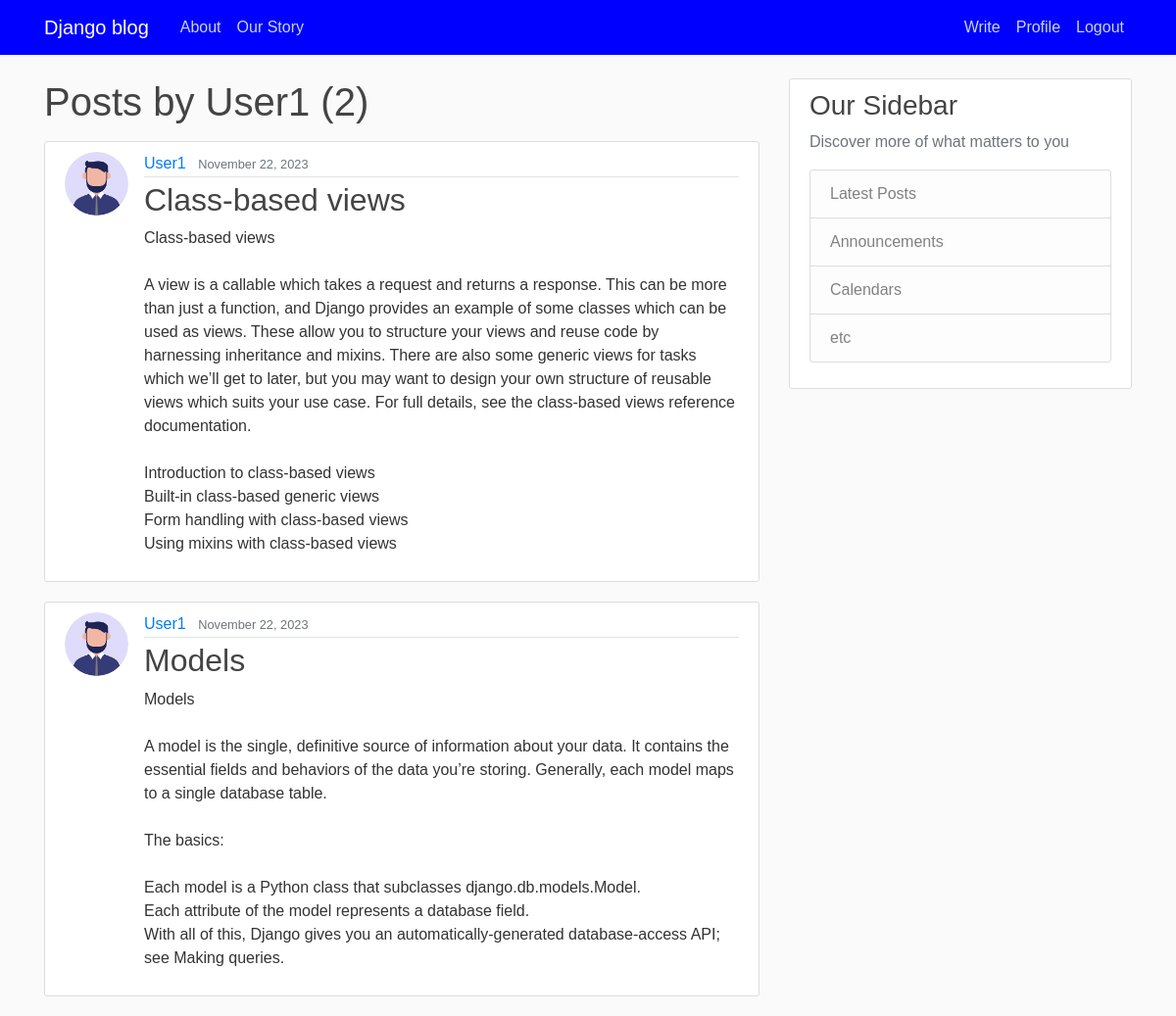
/user/User1 (signed in), run on the app's committed database.
### blog/models.py (models this page shows, shortened)
class Post(models.Model):
    id = models.AutoField(primary_key=True)
    title = models.CharField(max_length=100)
    content = models.TextField(blank=True)
    brief = models.TextField(blank=True)
    date_posted = models.DateTimeField(default=timezone.now)
    author = models.ForeignKey(User, on_delete=models.CASCADE)

### users/models.py (models this page shows, shortened)
class Profile(models.Model):
    id = models.AutoField(primary_key=True)
    user = models.OneToOneField(User, on_delete=models.CASCADE)
    image = models.ImageField(default='default.jpg', upload_to='profile_pics')

### blog/views.py (the view)
# urls.py: path('user/<str:username>', UserPostListView.as_view(), name='user-posts'),
class UserPostListView(ListView):
    model = Post
    template_name = 'blog/user_posts.html'  # <app>/<model>_<viewtype>.html
    context_object_name = 'posts'
    paginate_by = 5
    def get_queryset(self):
        user = get_object_or_404(User, username=self.kwargs.get('username'))
        return Post.objects.filter(author=user).order_by('-date_posted')

### blog/templates/blog/user_posts.html (shortened to what this page needs)
{% extends "blog/base.html" %}
{% block content %}
    <h1 class="mb-3">Posts by {{ view.kwargs.username }} ({{ page_obj.paginator.count }})</h1>
    {% for post in posts %}
        <article class="media content-section">
          <img class="rounded-circle article-img" src="{{ post.author.profile.image.url }}">
          <div class="media-body">
            <div class="article-metadata">
              <a class="mr-2" href="{% url 'user-posts' post.author.username %}">{{ post.author }}</a>
              <small class="text-muted">{{ post.date_posted|date:"F d, Y" }}</small>
            </div>
            <h2><a class="article-title" href="{% url 'post-detail' post.id %}">{{ post.title }}</a></h2>
            <p class="article-content">{{ post.content }}</p>
          </div>
        </article>
    {% endfor %}
{% endblock content %}

### blog/static/blog/main.css (style rules this page uses)
body { background: #fafafa; color: #333333; margin-top: 5rem; font-family: 'Moulpali', sans-serif; }
h1, h2, h3, h4, h5, h6 { color: #444444; }
.content-section { background: #ffffff; padding: 10px 20px; border: 1px solid #dddddd; border-radius: 3px; margin-bottom: 20px; }
.article-title { color: #444444; }
.article-content { white-space: pre-line; }
.article-img { height: 65px; width: 65px; margin-right: 16px; }
.article-metadata { padding-bottom: 1px; margin-bottom: 4px; border-bottom: 1px solid #e3e3e3 }

### data on the page
Post: author.profile.image (picture), author "User1", date_posted "November 22, 2023", title "Class-based views", content "Class-based views A view is a callable which takes a request and returns a response. This can be more than just a function, and Django provides an example of some classes which can be used as views. These allow you to structure your views and reuse code by harnessing inheritance and mixins. There are also some generic views for tasks which we’ll get to later, but you may want to design your own structure of reusable views which suits your use case. For full details, see the class-based views reference documentation. Introduction to class-based views Built-in class-based generic views Form handling with class-based views Using mixins with class-based views"
Post: author.profile.image (picture), author "User1", date_posted "November 22, 2023", title "Models", content "Models A model is the single, definitive source of information about your data. It contains the essential fields and behaviors of the data you’re storing. Generally, each model maps to a single database table. The basics: Each model is a Python class that subclasses django.db.models.Model. Each attribute of the model represents a database field. With all of this, Django gives you an automatically-generated database-access API; see Making queries."

### other printed values
{{ view.kwargs.username }} "User1"
{{ page_obj.paginator.count }} "2"
